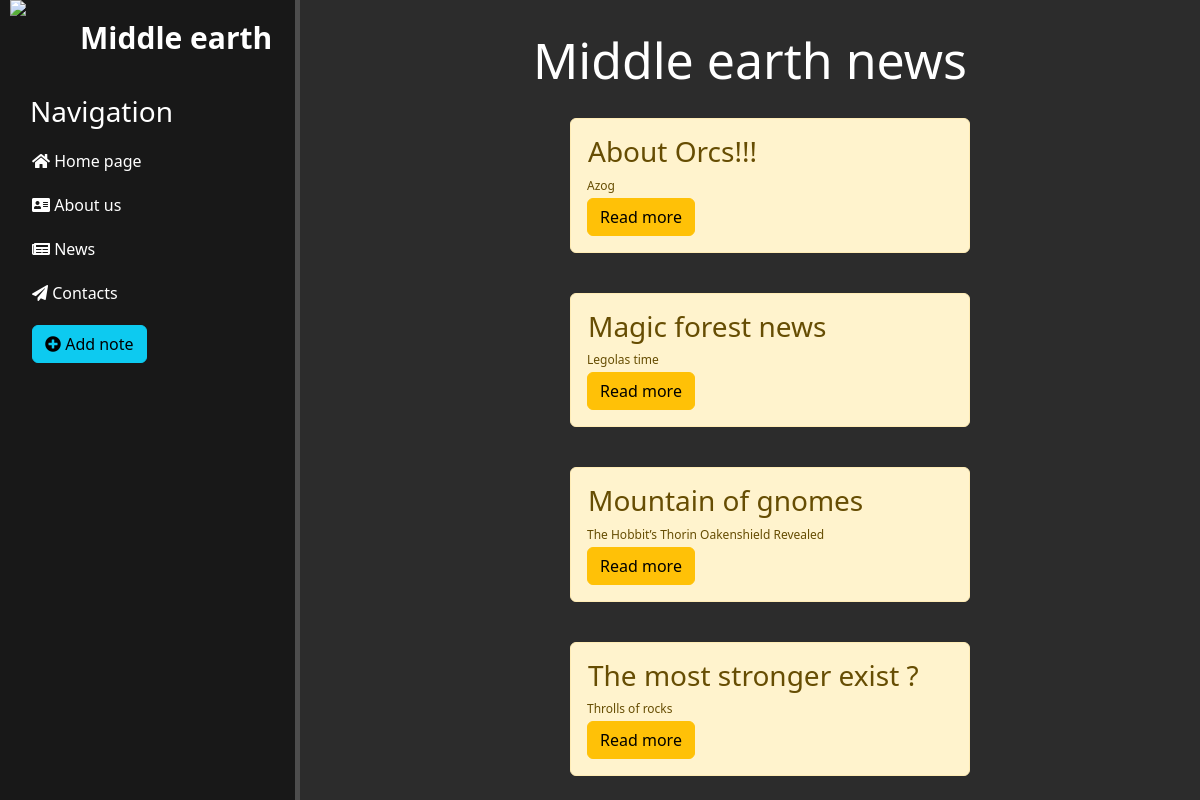
Page /news/ on the committed database.
### news/models.py (models this page shows, shortened)
class Articles(models.Model):
    title = models.CharField('Head', max_length=50)
    anons = models.CharField('Anons', max_length=250)
    full_text = models.TextField('Full_text')
    date = models.DateTimeField('Data')
    class Meta:
        verbose_name = 'Новость'
        verbose_name_plural = 'Новости'

### news/views.py (the view)
# urls.py: path('', views.news_home, name='news_home'),
def news_home(request):
    news = Articles.objects.order_by('title')
    return render(request, 'news/news_home.html', {'news': news})

### news/templates/news/news_home.html (shortened to what this page needs)
{% extends 'main/layout.html' %}
{% block content %}
    <div class="features">
        <h1>Middle earth news</h1>
        {% if news %}
            {% for el in news %}
                <div class="alert alert-warning">
                    <h3>{{ el.title }}</h3>
                    <p>{{ el.anons }}</p>
                    <a href="{% url 'news-detail' el.id %}" class="btn btn-warning">Read more</a>
                </div>
            {% endfor %}
        {% else %}
            <p>Not notes</p>
        {% endif %}
    </div>
{% endblock %}

### main/templates/main/layout.html (shortened to what this page needs)
{% load static %}
<!DOCTYPE html>
<html lang="en">
<head>
    <link rel="stylesheet" href="https://cdn.jsdelivr.net/npm/bootstrap@5.2.0/dist/css/bootstrap.min.css">
    <link rel="stylesheet" href="{% static 'main/css/main.css' %}">
    <link rel="stylesheet" href="https://use.fontawesome.com/releases/v5.8.2/css/all.css">
</head>
<body>
    <aside>
        <img src="{% static 'main/img/Lord-Of-The-Rings-PNG-Photos.png' %}">
        <span class="logo">Middle earth</span>
        <h3>Navigation</h3>
        <ul>
            <a href="{% url 'home' %}"><li><i class="fas fa-home"></i>  Home page</li></a>
            <a href="{% url 'about' %}"><li><i class="fas fa-address-card"></i>  About us</li></a>
            <a href="{% url 'news_home' %}"><li><i class="fas fa-newspaper"></i>  News</li></a>
            <a href="{% url 'contacts' %}"><li><i class="fas fa-paper-plane"></i>  Contacts</li></a>
            <a href="{% url 'create' %}"><li><button class="btn btn-info"><i class="fas fa-plus-circle"></i> Add note</li></a>
        </ul>
    </aside>
    <main>
        {% block content %}
        {% endblock %}
    </main>
</body>
</html>

### main/static/main/css/main.css (style rules this page uses)
body { background: #2c2c2c; }
aside { float: left; background: #181818; width: 25%; padding: 2.5% background: transparent; height: 100vh; color: #fff; border-right: 5px solid #4d4d4d; }
aside img { width: 60px; float: left; margin-left: 10px; }
aside .logo { font-size:30px; margin-left: 10px; font-weight: bold; position: relative; top: 15px; }
aside h3 { margin-top: 50px; font-size: 28px; margin-left: 30px; }
aside ul { list-style: none }
aside ul li { color: #fff; display: block; margin-top: 20px; transition: transform .6s ease; }
aside ul a { text-decoration: none; }
main .features { float: left; color: #fff; margin-top: 30px; text-align: center; width: 75%; }
main .features h1 { font-size: 50px; }
main .features p { max-width: 400px; margin: 3px auto; }
.alert-warning { float: left; clear: both; width: 400px; margin: 20px 30%; text-align: left; }
.alert-warning h3 { margin-left: 1px; }
.alert-warning p { font-size: 12px; }

### rows in the picture
Articles: title "About Orcs!!!", anons "Azog"
Articles: title "Magic forest news", anons "Legolas time"
Articles: title "Mountain of gnomes", anons "The Hobbit’s Thorin Oakenshield Revealed"
Articles: title "The most stronger exist ?", anons "Throlls of rocks"
